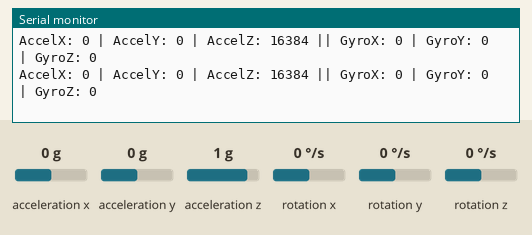
Recording of a sketch running on a simulated Seeed XIAO ESP32-C3. On the bench: the last lines printed to the serial monitor. Wiring (inferred from the names in the program): MPU-6050 motion sensor at I2C address 0x68. The test bench sets the inputs (shaded band); at power-on: acceleration x 0 g, acceleration y 0 g, acceleration z 1 g, rotation x 0 °/s, rotation y 0 °/s, rotation z 0 °/s.

Above: at 1.7 s.
1.8 s: acceleration x set to -1.4 g
At 2.07 s:
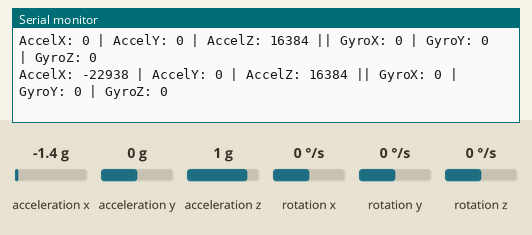
3.3 s: acceleration y set to -1.4 g
At 3.49 s:
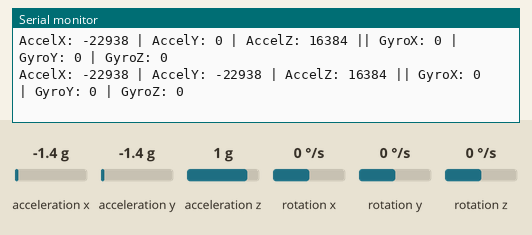
4.8 s: acceleration z set to -1.4 g
At 4.92 s:
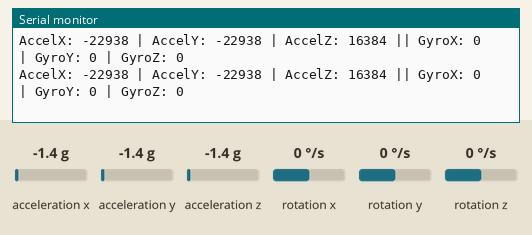
6.3 s: rotation x set to -192 °/s
At 6.34 s:
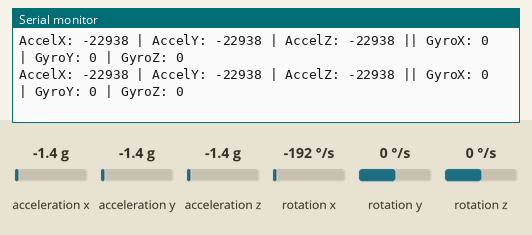
7.8 s: rotation y set to -192 °/s
At 7.97 s:
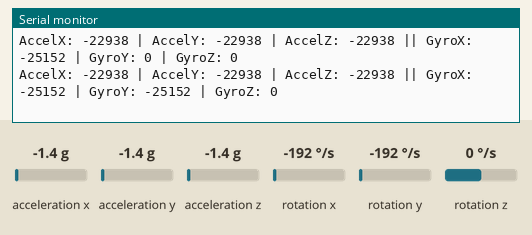

The sketch:

orthos_alpha_test.ino
```cpp
/*
 * Orthos Alpha — Milestone 1 Test Sketch
 * Goal: Confirm XIAO ESP32C3 <-> MPU6050 I2C communication
 * Reads raw accelerometer + gyroscope values, prints to Serial Monitor
 *
 * Wiring:
 *   MPU6050 VCC -> XIAO 3V3
 *   MPU6050 GND -> XIAO GND
 *   MPU6050 SCL -> XIAO D5
 *   MPU6050 SDA -> XIAO D4
 */

#include <Wire.h>

const int MPU_ADDR = 0x68;  // Default I2C address for MPU6050

int16_t accelX, accelY, accelZ;
int16_t gyroX, gyroY, gyroZ;

void setup() {
  Serial.begin(115200);
  while (!Serial) {
    delay(10); // wait for serial monitor to open
  }

  Wire.begin();  // uses default SDA/SCL pins on XIAO (D4/D5)

  // Wake up the MPU6050 (it starts in sleep mode by default)
  Wire.beginTransmission(MPU_ADDR);
  Wire.write(0x6B);  // PWR_MGMT_1 register
  Wire.write(0);     // set to 0 to wake up
  byte error = Wire.endTransmission(true);

  if (error == 0) {
    Serial.println("MPU6050 connected successfully.");
  } else {
    Serial.println("ERROR: Could not connect to MPU6050. Check wiring.");
  }

  delay(500);
}

void loop() {
  Wire.beginTransmission(MPU_ADDR);
  Wire.write(0x3B);  // starting register for accelerometer data
  Wire.endTransmission(false);
  Wire.requestFrom(MPU_ADDR, 14, true);  // read 14 registers

  accelX = Wire.read() << 8 | Wire.read();
  accelY = Wire.read() << 8 | Wire.read();
  accelZ = Wire.read() << 8 | Wire.read();

  Wire.read(); Wire.read();  // skip temperature registers (not used yet)

  gyroX = Wire.read() << 8 | Wire.read();
  gyroY = Wire.read() << 8 | Wire.read();
  gyroZ = Wire.read() << 8 | Wire.read();

  Serial.print("AccelX: "); Serial.print(accelX);
  Serial.print(" | AccelY: "); Serial.print(accelY);
  Serial.print(" | AccelZ: "); Serial.print(accelZ);
  Serial.print(" || GyroX: "); Serial.print(gyroX);
  Serial.print(" | GyroY: "); Serial.print(gyroY);
  Serial.print(" | GyroZ: "); Serial.println(gyroZ);

  delay(200);  // ~5 readings per second, easy to read in the monitor
}
```

Measured:
- after the input at 1.8 s, the serial monitor: prints a new line after 0.12 s (image 1)
- after the input at 3.3 s, the serial monitor: prints a new line at once (image 2)
- after the input at 7.8 s, the serial monitor: prints a new line at once (image 5)
